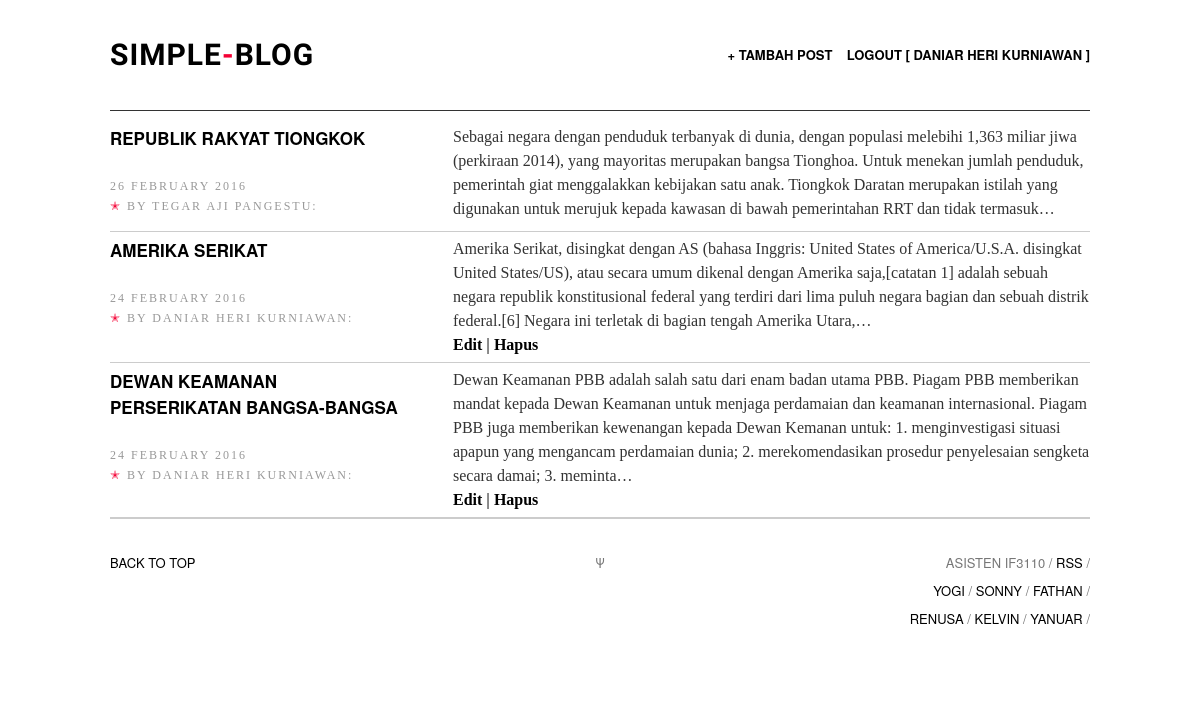
The page /index.php (signed in) on the database as committed earlier.
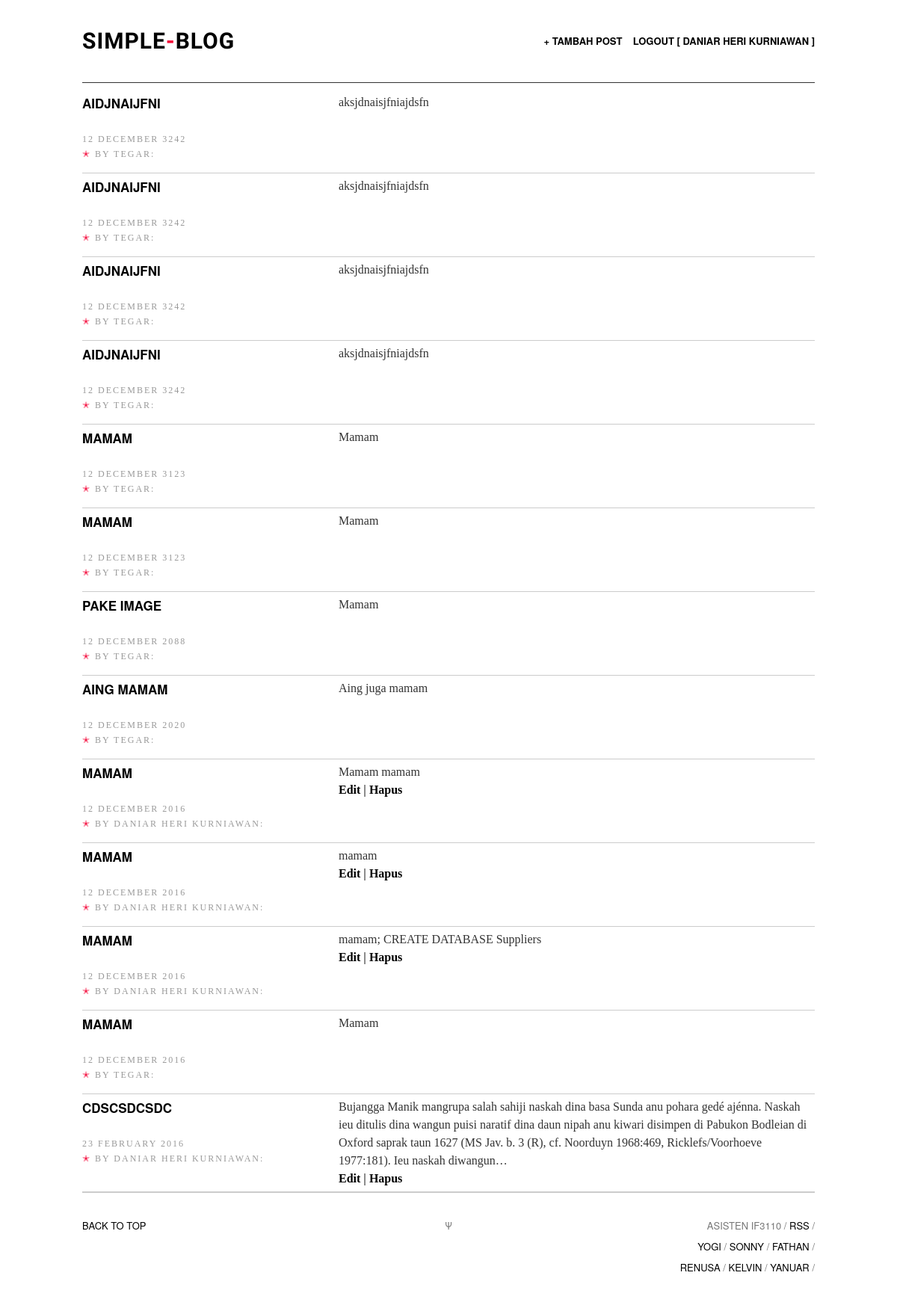
The same page on the database as committed later.
### tables this page shows
CREATE TABLE `post` (
  `Post_Id` int(100) NOT NULL,
  `Creator_Id` int(11) NOT NULL,
  `Title` varchar(100) NOT NULL,
  `Date` datetime NOT NULL,
  `Contents` text NOT NULL,
  `Image` varchar(255) DEFAULT NULL
);

CREATE TABLE `user` (
  `User_Id` int(11) NOT NULL,
  `Nama` varchar(25) NOT NULL,
  `Email` varchar(25) NOT NULL,
  `Password` varchar(25) NOT NULL
);

### posthandling.php (called while the page is built, shortened)
<?php
if (isset($_SESSION["isLogin"])){
	function getpost($con)
	{	$sql = "SELECT user.Nama , post.* FROM post INNER join user ON post.Creator_Id = user.User_Id ORDER BY Date DESC";
		$result = mysqli_query($con,$sql);
		return $result;
	}
}else{
    header("Location: login.php");
}
 ?>

### mainviewer.php (the view, shortened to what this page needs)
<?php
	include 'posthandling.php';
	function phpsqlconnection ()
	{
	    $con=mysqli_connect("mysql:3306","root","dev","simpleblog");
	    return $con;
	}
	function artlistitem ()
	{
		$connection = phpsqlconnection();
		$getpostresult = getpost($connection);
		while($row = mysqli_fetch_array($getpostresult)) {
		echo
			"<li class=\"art-list-item\">";
		echo
            "<div class=\"art-list-item-title-and-time\">";
		echo
			"<h2 class=\"art-list-title\"><a href=\"post.php?postid=".htmlspecialchars($row['Post_Id'], ENT_QUOTES, 'UTF-8')."\">".htmlspecialchars($row['Title'], ENT_QUOTES, 'UTF-8')."</a></h2>";
		$time = strtotime(htmlspecialchars($row['Date'], ENT_QUOTES, 'UTF-8'));
		$time = date('j F Y',$time);
		echo
			"<div class=\"art-list-time\">".$time."</div>
            <div class=\"art-list-time\"><span style=\"color:#F40034;\">&#10029;</span> By ".$row['Nama'].":</div>";
			if (str_word_count(htmlspecialchars($row['Contents'], ENT_QUOTES, 'UTF-8'))>47)
			{
				echo
	            "</div>
	            <p>".htmlspecialchars(implode(' ', array_slice(explode(' ',$row['Contents']), 0, 47)), ENT_QUOTES, 'UTF-8')."&hellip;</p>";
	            if($row['Nama']==$_SESSION['myNama']){
		           echo
		            "<p>
		              <b> <a href=\"edit_post.php?postid=".htmlspecialchars($row['Post_Id'], ENT_QUOTES, 'UTF-8')."\">Edit</a> | <a href=\"javascript:void(0)\" onclick=\"validatedelete".htmlspecialchars($row['Post_Id'], ENT_QUOTES, 'UTF-8')."()\">Hapus</a> </b>
		            </p>";
	        	}
	        echo
	        "</li>";
			}
			else
			{
				echo
	            "</div>
	            <p>".htmlspecialchars($row['Contents'], ENT_QUOTES, 'UTF-8')."</p>";
	            if($row['Nama']==$_SESSION['myNama']){
		           echo
		           "<p>
	              <b><a href=\"edit_post.php?postid=".htmlspecialchars($row['Post_Id'], ENT_QUOTES, 'UTF-8')."\">Edit</a> | <a href=\"javascript:void(0)\" onclick=\"validatedelete".htmlspecialchars($row['Post_Id'], ENT_QUOTES, 'UTF-8')."()\">Hapus</a> </b>
	            </p>";
	        	}
	        echo
	        "</li>";
			}
    	}
	}
 ?>

### index.php (shortened to what this page needs)
<?php
  if (isset($_SESSION["isLogin"])){
    include 'mainviewer.php';
 ?>
<!DOCTYPE html>
<html>
<head>
<link rel="stylesheet" type="text/css" href="assets/css/screen.css" />
</head>
<body class="default">
<div class="wrapper">
<nav class="nav">
    <a style="border:none;" id="logo" href="index.php"><h1>Simple<span>-</span>Blog</h1></a>
    <ul class="nav-primary">
        <li><a href="new_post.php">+ Tambah Post</a></li>
	<li><a href="logout.php" ="">Logout [ <?php echo($_SESSION["myNama"]); ?> ] </a></li>
    </ul>
</nav>
<div id="home">
    <div class="posts">
        <nav class="art-list">
          <ul class="art-list-body">
            <?php
               artlistitem();
            ?>
          </ul>
        </nav>
    </div>
</div>
<footer class="footer">
    <div class="back-to-top"><a href="">Back to top</a></div>
    <div class="psi">&Psi;</div>
    <aside class="offsite-links">
        Asisten IF3110 /
        <a class="rss-link" href="#rss">RSS</a> /
        <br>
        <a class="twitter-link" href="http://twitter.com/YoGiiSinaga">Yogi</a> /
        <a class="twitter-link" href="http://twitter.com/sonnylazuardi">Sonny</a> /
        <a class="twitter-link" href="http://twitter.com/fathanpranaya">Fathan</a> /
        <br>
        <a class="twitter-link" href="#">Renusa</a> /
        <a class="twitter-link" href="#">Kelvin</a> /
        <a class="twitter-link" href="#">Yanuar</a> /
    </aside>
</footer>
</div>
</body>
</html>
<?php
    }else{
        header("Location: login.php");
        exit();
    }
 ?>

### assets/css/screen.css (style rules this page uses)
html, body, div, span, object, iframe, h1, h2, h3, h4, h5, h6, p, blockquote, pre, a, address, cite, code, em, img, small, strong, ol, ul, li, fieldset, form, label, legend, table, caption, tbody, tfoot, thead, tr, th, td, article, aside, canvas, embed, figure, figcaption, footer, header, hgroup, menu, nav, section, summary, time, audio, video { margin: 0; padding: 0; border: 0; font-size: 100%; font: inherit; vertical-align: baseline; }
article, aside, details, figcaption, figure, footer, header, hgroup, menu, time, nav, section { display: block; }
html, body, .wrapper { min-height: 100%; }
html, body { height: 100%; }
.wrapper { min-height: 100%; }
body { overflow-x: hidden; font: 17px/28px ff-meta-serif-web-pro, "Georgia", serif; color: #333; background: #fff; }
h1, h2, h3, h4, h5, h6 { font-family: "proxima-nova", "helvetica neue", "helvetica", sans-serif; font-weight: normal; text-transform: uppercase; font-weight: 700; color: #000; text-rendering: optimizeLegibility; }
h1 { font-size: 50px; padding-bottom: 30px; }
h2 { font-size: 45px; padding-bottom: 25px; }
p { margin: 0 0 28px 0; }
a { color: #000000 !important; text-decoration: none; -webkit-transition: color .2s ease-in-out; -moz-transition: color .2s ease-in-out; transition: color .2s ease-in-out; }
.wrapper { max-width: 1500px; margin: 0 auto; background: #fff; }
.nav, .art-header-inner, .footer, .art-list, .abt, .fourohfour { width: 980px; }
.nav, .art-body-inner, .footer, .art-list, .abt, .fourohfour { position: relative; margin: 0 auto; }
.nav { position: absolute; top: 0; left: 50%; height: 70px; padding-top: 40px; margin-left: -490px; border-bottom: 1px solid #333; z-index: 2; }
#logo { float: left; }
.nav-primary { float: right; }
.nav-primary li { display: inline-block; margin-left: 10px; font-weight: 500; }
#logo h1, .nav-primary li, .nav-primary li a { font-family: "proxima-nova", "helvetica neue", "helvetica", sans-serif; font-weight: 700; font-size: 13px; line-height: 30px; color: #000; text-transform: uppercase; }
#logo h1 { height: 30px; margin-left: 0px; letter-spacing: 1px; font-family: 'Questrial', sans-serif; font-size: 30px; }
#logo h1 span { color: #F40034 !important; }
.nav li:first-child { margin-left: 0; }
.art-list { padding: 120px 0 0; }
.art-list-body { position: relative; overflow: hidden; }
.art-list-item { padding: 5px 0; list-style: none; overflow: hidden; border-bottom: 1px solid #ccc; }
.art-list-title { font-size: 17px; line-height: 26px; font-weight: 700; }
.art-list-item-title-and-time { float: left; width: 30%; margin-bottom: 10px; }
.art-list-time { font-size: 12px; line-height: 20px; letter-spacing: 2px; text-transform: uppercase; color: #999; }
.art-list-title a { color: #000; }
.art-list-item p { width: 65%; float: left; margin-left: 5%; margin-bottom: 0; font-size: 16px; line-height: 24px; }
.footer { padding: 30px 0 40px; overflow: hidden; border-top: 1px solid #ccc; }
.footer, .footer a { font-family: "proxima-nova", "helvetica neue", "helvetica", sans-serif; font-size: 13px; text-transform: uppercase; color: #777; }
.back-to-top, .footer-nav, .offsite-links { width: 45%; float: left; }
.psi { width:10%; float:left; text-align: center; }
.offsite-links { text-align: right; }
.nav:before, .art-body-inner:before, .footer:before, .art-list:before { content:""; display:table; }
.nav:after, .art-body-inner:after, .footer:after, .art-list:after { clear:both; }
.nav, .art-body-inner, .footer, .art-list { zoom:1; }
.art-list, .nav, .abt, .art-body { -webkit-animation: le-fade .5s 0s 1 ease-out; -moz-animation: le-fade .5s 0s 1 ease-out; }

Rows that differ between the two databases and show on the page:
removed post: Title "REPUBLIK RAKYAT TIONGKOK", Date "26 FEBRUARY 2016", Creator_Id.Nama "TEGAR AJI PANGESTU", Contents "Sebagai negara dengan penduduk terbanyak di dunia, dengan populasi melebihi 1,363 miliar jiwa (perkiraan 2014), yang mayoritas merupakan bangsa Tionghoa. Untuk menekan jumlah penduduk, pemerintah giat menggalakkan kebijakan satu anak. Tiongkok Daratan merupakan istilah yang digunakan untuk merujuk kepada kawasan di bawah pemerintahan RRT dan tidak termasuk"
removed post: Title "AMERIKA SERIKAT", Date "24 FEBRUARY 2016", Creator_Id.Nama "DANIAR HERI KURNIAWAN", Contents "Amerika Serikat, disingkat dengan AS (bahasa Inggris: United States of America/U.S.A. disingkat United States/US), atau secara umum dikenal dengan Amerika saja,[catatan 1] adalah sebuah negara republik konstitusional federal yang terdiri dari lima puluh negara bagian dan sebuah distrik federal.[6] Negara ini terletak di bagian tengah Amerika Utara,"
removed post: Title "DEWAN KEAMANAN PERSERIKATAN BANGSA-BANGSA", Date "24 FEBRUARY 2016", Creator_Id.Nama "DANIAR HERI KURNIAWAN", Contents "Dewan Keamanan PBB adalah salah satu dari enam badan utama PBB. Piagam PBB memberikan mandat kepada Dewan Keamanan untuk menjaga perdamaian dan keamanan internasional. Piagam PBB juga memberikan kewenangan kepada Dewan Kemanan untuk: 1. menginvestigasi situasi apapun yang mengancam perdamaian dunia; 2. merekomendasikan prosedur penyelesaian sengketa secara damai; 3. meminta"
added post: Title "AIDJNAIJFNI", Date "12 DECEMBER 3242", Creator_Id.Nama "TEGAR", Contents "aksjdnaisjfniajdsfn"
added post: Title "AIDJNAIJFNI", Date "12 DECEMBER 3242", Creator_Id.Nama "TEGAR", Contents "aksjdnaisjfniajdsfn"
added post: Title "AIDJNAIJFNI", Date "12 DECEMBER 3242", Creator_Id.Nama "TEGAR", Contents "aksjdnaisjfniajdsfn"
added post: Title "AIDJNAIJFNI", Date "12 DECEMBER 3242", Creator_Id.Nama "TEGAR", Contents "aksjdnaisjfniajdsfn"
added post: Title "MAMAM", Date "12 DECEMBER 3123", Creator_Id.Nama "TEGAR", Contents "Mamam"
added post: Title "MAMAM", Date "12 DECEMBER 3123", Creator_Id.Nama "TEGAR", Contents "Mamam"
added post: Title "PAKE IMAGE", Date "12 DECEMBER 2088", Creator_Id.Nama "TEGAR", Contents "Mamam"
added post: Title "AING MAMAM", Date "12 DECEMBER 2020", Creator_Id.Nama "TEGAR", Contents "Aing juga mamam"
added post: Title "MAMAM", Date "12 DECEMBER 2016", Creator_Id.Nama "DANIAR HERI KURNIAWAN", Contents "Mamam mamam"
added post: Title "MAMAM", Date "12 DECEMBER 2016", Creator_Id.Nama "DANIAR HERI KURNIAWAN", Contents "mamam"
added post: Title "MAMAM", Date "12 DECEMBER 2016", Creator_Id.Nama "DANIAR HERI KURNIAWAN", Contents "mamam; CREATE DATABASE Suppliers"
added post: Title "MAMAM", Date "12 DECEMBER 2016", Creator_Id.Nama "TEGAR", Contents "Mamam"
added post: Title "CDSCSDCSDC", Date "23 FEBRUARY 2016", Creator_Id.Nama "DANIAR HERI KURNIAWAN", Contents "Bujangga Manik mangrupa salah sahiji naskah dina basa Sunda anu pohara gedé ajénna. Naskah ieu ditulis dina wangun puisi naratif dina daun nipah anu kiwari disimpen di Pabukon Bodleian di Oxford saprak taun 1627 (MS Jav. b. 3 (R), cf. Noorduyn 1968:469, Ricklefs/Voorhoeve 1977:181). Ieu naskah diwangun"
